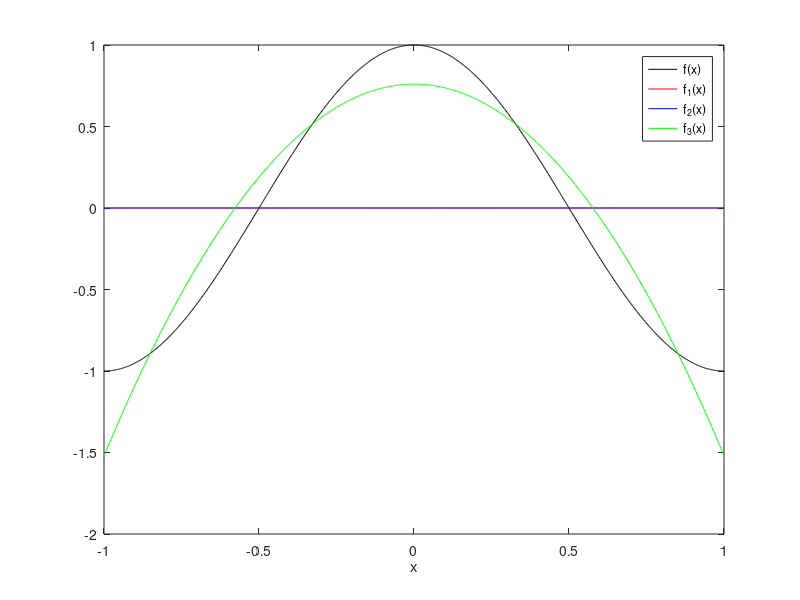

The MATLAB script that drew this image:
clear
clc
figure(1)
clf
x=linspace(-1,1,1000);
f=cos(pi*x);
f1=x-x;
f2=f1+0;
f3=f2-15*(3*x.^2-1)/(2*pi^2);
plot(x,f,'-k')
hold on
plot(x,f1,'-r')
plot(x,f2,'-b')
plot(x,f3,'-g')
xlabel('x')
legend('f(x)','f_1(x)','f_2(x)','f_3(x)','location','best')
saveas(figure(1),'hw18d.eps','epsc')
